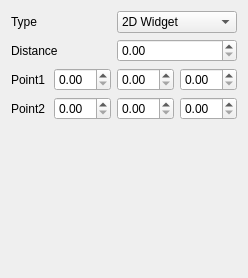
<?xml version="1.0" encoding="UTF-8"?>
<ui version="4.0">
 <class>DistanceWidgetConfig</class>
 <widget class="QWidget" name="DistanceWidgetConfig">
  <property name="geometry">
   <rect>
    <x>0</x>
    <y>0</y>
    <width>248</width>
    <height>278</height>
   </rect>
  </property>
  <property name="windowTitle">
   <string>Form</string>
  </property>
  <layout class="QGridLayout" name="gridLayout_2">
   <item row="0" column="0">
    <layout class="QGridLayout" name="gridLayout">
     <item row="2" column="1">
      <widget class="QDoubleSpinBox" name="point1XSpinBox"/>
     </item>
     <item row="3" column="0">
      <widget class="QLabel" name="label_4">
       <property name="text">
        <string>Point2</string>
       </property>
      </widget>
     </item>
     <item row="4" column="0">
      <spacer name="verticalSpacer">
       <property name="orientation">
        <enum>Qt::Vertical</enum>
       </property>
       <property name="sizeHint" stdset="0">
        <size>
         <width>20</width>
         <height>40</height>
        </size>
       </property>
      </spacer>
     </item>
     <item row="2" column="2">
      <widget class="QDoubleSpinBox" name="point1YSpinBox"/>
     </item>
     <item row="2" column="0">
      <widget class="QLabel" name="label_3">
       <property name="text">
        <string>Point1</string>
       </property>
      </widget>
     </item>
     <item row="3" column="1">
      <widget class="QDoubleSpinBox" name="point2XSpinBox"/>
     </item>
     <item row="2" column="3">
      <widget class="QDoubleSpinBox" name="point1ZSpinBox"/>
     </item>
     <item row="3" column="2">
      <widget class="QDoubleSpinBox" name="point2YSpinBox"/>
     </item>
     <item row="3" column="3">
      <widget class="QDoubleSpinBox" name="point2ZSpinBox"/>
     </item>
     <item row="0" column="0" colspan="2">
      <widget class="QLabel" name="label">
       <property name="text">
        <string>Type</string>
       </property>
      </widget>
     </item>
     <item row="1" column="0" colspan="2">
      <widget class="QLabel" name="label_2">
       <property name="text">
        <string>Distance</string>
       </property>
      </widget>
     </item>
     <item row="0" column="2" colspan="2">
      <widget class="QComboBox" name="typeCombo">
       <item>
        <property name="text">
         <string>2D Widget</string>
        </property>
       </item>
       <item>
        <property name="text">
         <string>3D Widget</string>
        </property>
       </item>
      </widget>
     </item>
     <item row="1" column="2" colspan="2">
      <widget class="QDoubleSpinBox" name="distanceSpinBox"/>
     </item>
    </layout>
   </item>
  </layout>
 </widget>
 <resources/>
 <connections/>
</ui>
